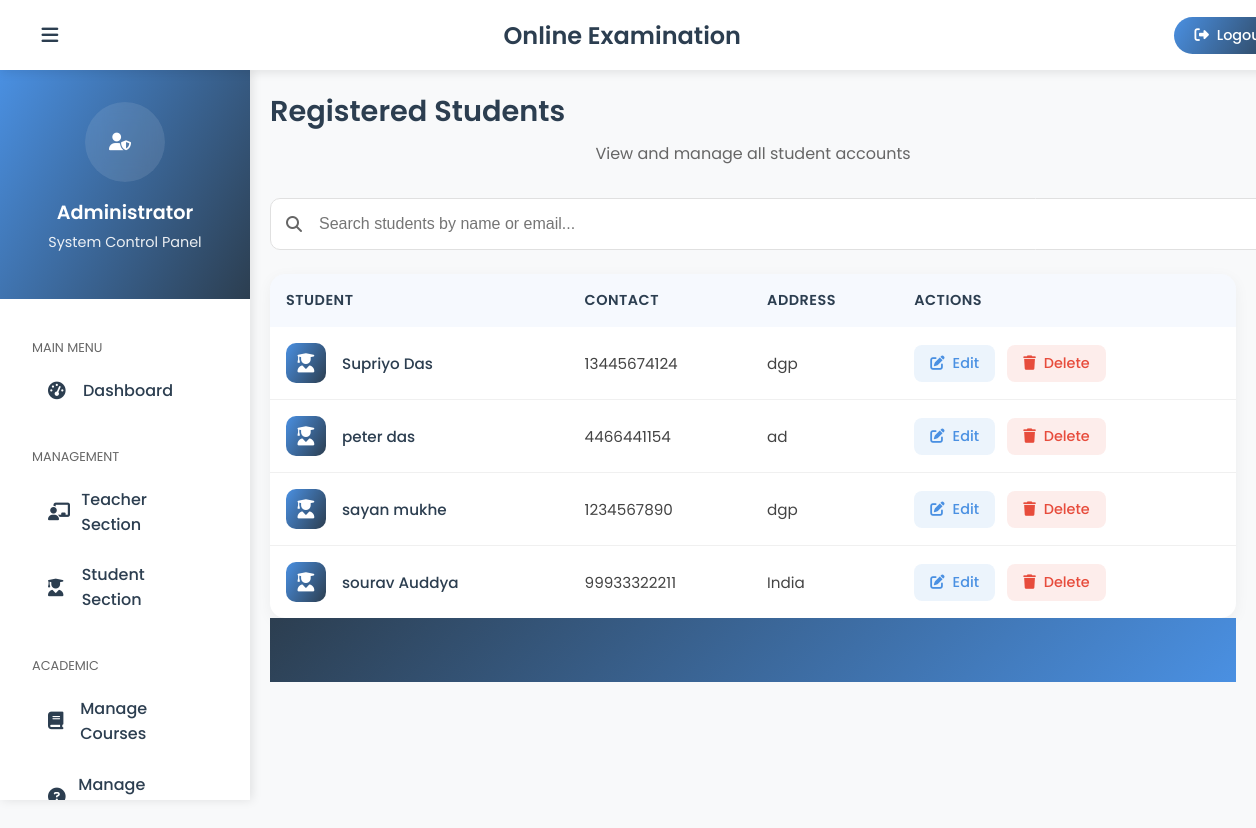
Screenshot of /admin-view-student (signed in) with the database file from the repository.
### student/models.py (models this page shows, shortened)
class Student(models.Model):
    user=models.OneToOneField(User,on_delete=models.CASCADE)  # Links to Django's built-in User model
    profile_pic= models.ImageField(upload_to='profile_pic/Student/',null=True,blank=True)  # Stores student's profile picture
    address = models.CharField(max_length=40)
    mobile = models.CharField(max_length=20,null=False)
    @property
    def get_name(self):
        return self.user.first_name+" "+self.user.last_name  # Returns student's full name

### exam/views.py (the view)
# urls.py: path('admin-view-student', views.admin_view_student_view,name='admin-view-student'),
@login_required(login_url='adminlogin')
def admin_view_student_view(request):
    students= student_models.Student.objects.all()
    return render(request,'exam/admin_view_student.html',{'students':students})

### templates/exam/admin_view_student.html (shortened to what this page needs)
{% extends 'exam/adminbase.html' %}
{% block content %}
<div class="page-header">
  <h1 class="page-title">Registered Students</h1>
  <p class="page-subtitle">View and manage all student accounts</p>
</div>
<div class="search-bar">
  <i class="fas fa-search search-icon"></i>
  <input type="text" class="search-input" placeholder="Search students by name or email..." id="studentSearch">
</div>
<div class="student-list">
  <table>
    <thead>
      <tr>
        <th>Student</th>
        <th>Contact</th>
        <th>Address</th>
        <th>Actions</th>
      </tr>
    </thead>
    <tbody>
      {% if students %}
        {% for t in students %}
        <tr>
          <td>
            <div class="student-info">
              <div class="student-avatar">
                <i class="fas fa-user-graduate"></i>
              </div>
              <div>
                <h4 class="student-name">{{t.get_name}}</h4>
              </div>
            </div>
          </td>
          <td>{{t.mobile}}</td>
          <td>{{t.address}}</td>
          <td class="action-cell">
            <a href="{% url 'update-student' t.id %}" class="action-btn btn-edit">
              <i class="fas fa-edit"></i>
              Edit
            </a>
            <a href="{% url 'delete-student' t.id %}" class="action-btn btn-delete" onclick="return confirm('Are you sure you want to delete this student?')">
              <i class="fas fa-trash"></i>
              Delete
            </a>
          </td>
        </tr>
        {% endfor %}
      {% endif %}
    </tbody>
  </table>
</div>
{% endblock content %}

### templates/exam/adminbase.html (style rules this page uses)
:root { --primary-color: #4a90e2; --primary-rgb: 74, 144, 226; --secondary-color: #2c3e50; --accent-color: #e74c3c; --success-color: #2ecc71; --warning-color: #f1c40f; --text-color: #333; --light-bg: #f8f9fa; }
body { margin: 0; padding: 0; font-family: 'Poppins', sans-serif; background-color: var(--light-bg); }

### templates/exam/admin_view_student.html (style rules this page uses)
.student-list { background: white; border-radius: 15px; box-shadow: 0 4px 15px rgba(0, 0, 0, 0.05); overflow: hidden; }
.page-header { margin-bottom: 2rem; }
.page-title { font-size: 1.8rem; font-weight: 600; color: var(--secondary-color); margin: 0 0 0.5rem; }
.page-subtitle { font-size: 1rem; color: #666; margin: 0; }
.search-bar { margin-bottom: 1.5rem; position: relative; }
.search-input { width: 100%; padding: 1rem 1rem 1rem 3rem; border: 1px solid #e0e0e0; border-radius: 10px; font-size: 1rem; transition: all 0.3s ease; }
.search-icon { position: absolute; left: 1rem; top: 50%; transform: translateY(-50%); color: #666; }
table { width: 100%; border-collapse: separate; border-spacing: 0; }
th { background: rgba(var(--primary-rgb), 0.05); color: var(--secondary-color); font-weight: 600; text-align: left; padding: 1rem; font-size: 0.9rem; text-transform: uppercase; letter-spacing: 0.5px; }
td { padding: 1rem; border-bottom: 1px solid #f0f0f0; color: #444; font-size: 0.95rem; }
tr:last-child td { border-bottom: none; }
.student-info { display: flex; align-items: center; gap: 1rem; }
.student-avatar { width: 40px; height: 40px; border-radius: 10px; background: linear-gradient(120deg, var(--primary-color), var(--secondary-color)); display: flex; align-items: center; justify-content: center; color: white; font-size: 1.2rem; }
.student-name { font-weight: 500; color: var(--secondary-color); margin: 0; }
.action-btn { padding: 0.5rem 1rem; border-radius: 8px; font-size: 0.9rem; font-weight: 500; text-decoration: none; transition: all 0.3s ease; display: inline-flex; align-items: center; gap: 0.5rem; margin-right: 0.5rem; }
.btn-edit { background: rgba(var(--primary-rgb), 0.1); color: var(--primary-color); }
.btn-delete { background: rgba(231, 76, 60, 0.1); color: #e74c3c; }
.action-cell { white-space: nowrap; }

### templates/exam/footer.html (style rules this page uses)
p { text-align: center; }

### rows the page displays
Student: get_name "Supriyo Das", mobile "13445674124", address "dgp"
Student: get_name "peter das", mobile "4466441154", address "ad"
Student: get_name "sayan mukhe", mobile "1234567890", address "dgp"
Student: get_name "sourav Auddya", mobile "99933322211", address "India"
